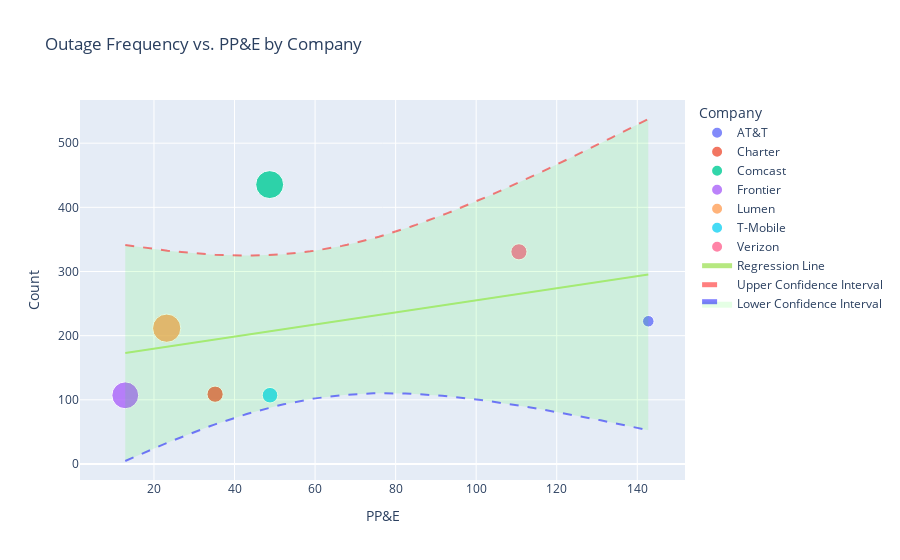

Source (notebook cell):
### Code cell
from visualization import PlotlyVisualizer

vis = PlotlyVisualizer(directory='datasets', filename='prepared_data.csv')
vis.plot_average_outage_vs_ppe(enable_interval=True)

### Figure 1 — Plotly figure (JSON) as saved in the notebook; plotly's stock layout.template omitted (floating-point values rounded to 4 significant figures)
{"data": [{"customdata": [[1.57]], "hovertemplate": "Company=AT&T<br>PP&E=%{x:.2f}<br>Count=%{y:.2f}<br>Outage per PP&E=%{customdata[0]:.2f}<extra></extra>", "legendgroup": "AT&T", "marker": {"color": "#636efa", "opacity": 0.8, "size": [1.57], "sizemode": "area", "sizeref": 0.02355, "symbol": "circle"}, "mode": "markers", "name": "AT&T", "orientation": "v", "showlegend": true, "type": "scatter", "x": [142.7], "xaxis": "x", "y": [222.5], "yaxis": "y"}, {"customdata": [[3.101]], "hovertemplate": "Company=Charter<br>PP&E=%{x:.2f}<br>Count=%{y:.2f}<br>Outage per PP&E=%{customdata[0]:.2f}<extra></extra>", "legendgroup": "Charter", "marker": {"color": "#EF553B", "opacity": 0.8, "size": [3.101], "sizemode": "area", "sizeref": 0.02355, "symbol": "circle"}, "mode": "markers", "name": "Charter", "orientation": "v", "showlegend": true, "type": "scatter", "x": [35.17], "xaxis": "x", "y": [108.8], "yaxis": "y"}, {"customdata": [[9.197]], "hovertemplate": "Company=Comcast<br>PP&E=%{x:.2f}<br>Count=%{y:.2f}<br>Outage per PP&E=%{customdata[0]:.2f}<extra></extra>", "legendgroup": "Comcast", "marker": {"color": "#00cc96", "opacity": 0.8, "size": [9.197], "sizemode": "area", "sizeref": 0.02355, "symbol": "circle"}, "mode": "markers", "name": "Comcast", "orientation": "v", "showlegend": true, "type": "scatter", "x": [48.72], "xaxis": "x", "y": [435.4], "yaxis": "y"}, {"customdata": [[8.496]], "hovertemplate": "Company=Frontier<br>PP&E=%{x:.2f}<br>Count=%{y:.2f}<br>Outage per PP&E=%{customdata[0]:.2f}<extra></extra>", "legendgroup": "Frontier", "marker": {"color": "#ab63fa", "opacity": 0.8, "size": [8.496], "sizemode": "area", "sizeref": 0.02355, "symbol": "circle"}, "mode": "markers", "name": "Frontier", "orientation": "v", "showlegend": true, "type": "scatter", "x": [12.87], "xaxis": "x", "y": [107.0], "yaxis": "y"}, {"customdata": [[9.421]], "hovertemplate": "Company=Lumen<br>PP&E=%{x:.2f}<br>Count=%{y:.2f}<br>Outage per PP&E=%{customdata[0]:.2f}<extra></extra>", "legendgroup": "Lumen", "marker": {"color": "#FFA15A", "opacity": 0.8, "size": [9.421], "sizemode": "area", "sizeref": 0.02355, "symbol": "circle"}, "mode": "markers", "name": "Lumen", "orientation": "v", "showlegend": true, "type": "scatter", "x": [23.16], "xaxis": "x", "y": [211.6], "yaxis": "y"}, {"customdata": [[2.868]], "hovertemplate": "Company=T-Mobile<br>PP&E=%{x:.2f}<br>Count=%{y:.2f}<br>Outage per PP&E=%{customdata[0]:.2f}<extra></extra>", "legendgroup": "T-Mobile", "marker": {"color": "#19d3f3", "opacity": 0.8, "size": [2.868], "sizemode": "area", "sizeref": 0.02355, "symbol": "circle"}, "mode": "markers", "name": "T-Mobile", "orientation": "v", "showlegend": true, "type": "scatter", "x": [48.81], "xaxis": "x", "y": [107.2], "yaxis": "y"}, {"customdata": [[3.075]], "hovertemplate": "Company=Verizon<br>PP&E=%{x:.2f}<br>Count=%{y:.2f}<br>Outage per PP&E=%{customdata[0]:.2f}<extra></extra>", "legendgroup": "Verizon", "marker": {"color": "#FF6692", "opacity": 0.8, "size": [3.075], "sizemode": "area", "sizeref": 0.02355, "symbol": "circle"}, "mode": "markers", "name": "Verizon", "orientation": "v", "showlegend": true, "type": "scatter", "x": [110.6], "xaxis": "x", "y": [330.7], "yaxis": "y"}, {"hoverinfo": "text", "mode": "lines", "name": "Regression Line", "text": ["Predicted Outage Freq. = 0.94 * PP&E + 160.85<br>Correlation coefficient: 0.36<br>Outage Count: 173.0", "Predicted Outage Freq. = 0.94 * PP&E + 160.85<br>Correlation coefficient: 0.36<br>Outage Count: 174.2", "Predicted Outage Freq. = 0.94 * PP&E + 160.85<br>Correlation coefficient: 0.36<br>Outage Count: 175.4", "Predicted Outage Freq. = 0.94 * PP&E + 160.85<br>Correlation coefficient: 0.36<br>Outage Count: 176.7", "Predicted Outage Freq. = 0.94 * PP&E + 160.85<br>Correlation coefficient: 0.36<br>Outage Count: 177.9", "Predicted Outage Freq. = 0.94 * PP&E + 160.85<br>Correlation coefficient: 0.36<br>Outage Count: 179.1", "Predicted Outage Freq. = 0.94 * PP&E + 160.85<br>Correlation coefficient: 0.36<br>Outage Count: 180.4", "Predicted Outage Freq. = 0.94 * PP&E + 160.85<br>Correlation coefficient: 0.36<br>Outage Count: 181.6", "Predicted Outage Freq. = 0.94 * PP&E + 160.85<br>Correlation coefficient: 0.36<br>Outage Count: 182.8", "Predicted Outage Freq. = 0.94 * PP&E + 160.85<br>Correlation coefficient: 0.36<br>Outage Count: 184.1", "Predicted Outage Freq. = 0.94 * PP&E + 160.85<br>Correlation coefficient: 0.36<br>Outage Count: 185.3", "Predicted Outage Freq. = 0.94 * PP&E + 160.85<br>Correlation coefficient: 0.36<br>Outage Count: 186.5", "Predicted Outage Freq. = 0.94 * PP&E + 160.85<br>Correlation coefficient: 0.36<br>Outage Count: 187.8", "Predicted Outage Freq. = 0.94 * PP&E + 160.85<br>Correlation coefficient: 0.36<br>Outage Count: 189.0", "Predicted Outage Freq. = 0.94 * PP&E + 160.85<br>Correlation coefficient: 0.36<br>Outage Count: 190.3", "Predicted Outage Freq. = 0.94 * PP&E + 160.85<br>Correlation coefficient: 0.36<br>Outage Count: 191.5", "Predicted Outage Freq. = 0.94 * PP&E + 160.85<br>Correlation coefficient: 0.36<br>Outage Count: 192.7", "Predicted Outage Freq. = 0.94 * PP&E + 160.85<br>Correlation coefficient: 0.36<br>Outage Count: 194.0", "Predicted Outage Freq. = 0.94 * PP&E + 160.85<br>Correlation coefficient: 0.36<br>Outage Count: 195.2", "Predicted Outage Freq. = 0.94 * PP&E + 160.85<br>Correlation coefficient: 0.36<br>Outage Count: 196.4", "Predicted Outage Freq. = 0.94 * PP&E + 160.85<br>Correlation coefficient: 0.36<br>Outage Count: 197.7", "Predicted Outage Freq. = 0.94 * PP&E + 160.85<br>Correlation coefficient: 0.36<br>Outage Count: 198.9", "Predicted Outage Freq. = 0.94 * PP&E + 160.85<br>Correlation coefficient: 0.36<br>Outage Count: 200.1", "Predicted Outage Freq. = 0.94 * PP&E + 160.85<br>Correlation coefficient: 0.36<br>Outage Count: 201.4", "Predicted Outage Freq. = 0.94 * PP&E + 160.85<br>Correlation coefficient: 0.36<br>Outage Count: 202.6", "Predicted Outage Freq. = 0.94 * PP&E + 160.85<br>Correlation coefficient: 0.36<br>Outage Count: 203.8", "Predicted Outage Freq. = 0.94 * PP&E + 160.85<br>Correlation coefficient: 0.36<br>Outage Count: 205.1", "Predicted Outage Freq. = 0.94 * PP&E + 160.85<br>Correlation coefficient: 0.36<br>Outage Count: 206.3", "Predicted Outage Freq. = 0.94 * PP&E + 160.85<br>Correlation coefficient: 0.36<br>Outage Count: 207.5", "Predicted Outage Freq. = 0.94 * PP&E + 160.85<br>Correlation coefficient: 0.36<br>Outage Count: 208.8", "Predicted Outage Freq. = 0.94 * PP&E + 160.85<br>Correlation coefficient: 0.36<br>Outage Count: 210.0", "Predicted Outage Freq. = 0.94 * PP&E + 160.85<br>Correlation coefficient: 0.36<br>Outage Count: 211.2", "Predicted Outage Freq. = 0.94 * PP&E + 160.85<br>Correlation coefficient: 0.36<br>Outage Count: 212.5", "Predicted Outage Freq. = 0.94 * PP&E + 160.85<br>Correlation coefficient: 0.36<br>Outage Count: 213.7", "Predicted Outage Freq. = 0.94 * PP&E + 160.85<br>Correlation coefficient: 0.36<br>Outage Count: 214.9", "Predicted Outage Freq. = 0.94 * PP&E + 160.85<br>Correlation coefficient: 0.36<br>Outage Count: 216.2", "Predicted Outage Freq. = 0.94 * PP&E + 160.85<br>Correlation coefficient: 0.36<br>Outage Count: 217.4", "Predicted Outage Freq. = 0.94 * PP&E + 160.85<br>Correlation coefficient: 0.36<br>Outage Count: 218.6", "Predicted Outage Freq. = 0.94 * PP&E + 160.85<br>Correlation coefficient: 0.36<br>Outage Count: 219.9", "Predicted Outage Freq. = 0.94 * PP&E + 160.85<br>Correlation coefficient: 0.36<br>Outage Count: 221.1", "Predicted Outage Freq. = 0.94 * PP&E + 160.85<br>Correlation coefficient: 0.36<br>Outage Count: 222.4", "Predicted Outage Freq. = 0.94 * PP&E + 160.85<br>Correlation coefficient: 0.36<br>Outage Count: 223.6", "Predicted Outage Freq. = 0.94 * PP&E + 160.85<br>Correlation coefficient: 0.36<br>Outage Count: 224.8", "Predicted Outage Freq. = 0.94 * PP&E + 160.85<br>Correlation coefficient: 0.36<br>Outage Count: 226.1", "Predicted Outage Freq. = 0.94 * PP&E + 160.85<br>Correlation coefficient: 0.36<br>Outage Count: 227.3", "Predicted Outage Freq. = 0.94 * PP&E + 160.85<br>Correlation coefficient: 0.36<br>Outage Count: 228.5", "Predicted Outage Freq. = 0.94 * PP&E + 160.85<br>Correlation coefficient: 0.36<br>Outage Count: 229.8", "Predicted Outage Freq. = 0.94 * PP&E + 160.85<br>Correlation coefficient: 0.36<br>Outage Count: 231.0", "Predicted Outage Freq. = 0.94 * PP&E + 160.85<br>Correlation coefficient: 0.36<br>Outage Count: 232.2", "Predicted Outage Freq. = 0.94 * PP&E + 160.85<br>Correlation coefficient: 0.36<br>Outage Count: 233.5", "Predicted Outage Freq. = 0.94 * PP&E + 160.85<br>Correlation coefficient: 0.36<br>Outage Count: 234.7", "Predicted Outage Freq. = 0.94 * PP&E + 160.85<br>Correlation coefficient: 0.36<br>Outage Count: 235.9", "Predicted Outage Freq. = 0.94 * PP&E + 160.85<br>Correlation coefficient: 0.36<br>Outage Count: 237.2", "Predicted Outage Freq. = 0.94 * PP&E + 160.85<br>Correlation coefficient: 0.36<br>Outage Count: 238.4", "Predicted Outage Freq. = 0.94 * PP&E + 160.85<br>Correlation coefficient: 0.36<br>Outage Count: 239.6", "Predicted Outage Freq. = 0.94 * PP&E + 160.85<br>Correlation coefficient: 0.36<br>Outage Count: 240.9", "Predicted Outage Freq. = 0.94 * PP&E + 160.85<br>Correlation coefficient: 0.36<br>Outage Count: 242.1", "Predicted Outage Freq. = 0.94 * PP&E + 160.85<br>Correlation coefficient: 0.36<br>Outage Count: 243.3", "Predicted Outage Freq. = 0.94 * PP&E + 160.85<br>Correlation coefficient: 0.36<br>Outage Count: 244.6", "Predicted Outage Freq. = 0.94 * PP&E + 160.85<br>Correlation coefficient: 0.36<br>Outage Count: 245.8", "Predicted Outage Freq. = 0.94 * PP&E + 160.85<br>Correlation coefficient: 0.36<br>Outage Count: 247.0", "Predicted Outage Freq. = 0.94 * PP&E + 160.85<br>Correlation coefficient: 0.36<br>Outage Count: 248.3", "Predicted Outage Freq. = 0.94 * PP&E + 160.85<br>Correlation coefficient: 0.36<br>Outage Count: 249.5", "Predicted Outage Freq. = 0.94 * PP&E + 160.85<br>Correlation coefficient: 0.36<br>Outage Count: 250.7", "Predicted Outage Freq. = 0.94 * PP&E + 160.85<br>Correlation coefficient: 0.36<br>Outage Count: 252.0", "Predicted Outage Freq. = 0.94 * PP&E + 160.85<br>Correlation coefficient: 0.36<br>Outage Count: 253.2", "Predicted Outage Freq. = 0.94 * PP&E + 160.85<br>Correlation coefficient: 0.36<br>Outage Count: 254.5", "Predicted Outage Freq. = 0.94 * PP&E + 160.85<br>Correlation coefficient: 0.36<br>Outage Count: 255.7", "Predicted Outage Freq. = 0.94 * PP&E + 160.85<br>Correlation coefficient: 0.36<br>Outage Count: 256.9", "Predicted Outage Freq. = 0.94 * PP&E + 160.85<br>Correlation coefficient: 0.36<br>Outage Count: 258.2", "Predicted Outage Freq. = 0.94 * PP&E + 160.85<br>Correlation coefficient: 0.36<br>Outage Count: 259.4", "Predicted Outage Freq. = 0.94 * PP&E + 160.85<br>Correlation coefficient: 0.36<br>Outage Count: 260.6", "Predicted Outage Freq. = 0.94 * PP&E + 160.85<br>Correlation coefficient: 0.36<br>Outage Count: 261.9", "Predicted Outage Freq. = 0.94 * PP&E + 160.85<br>Correlation coefficient: 0.36<br>Outage Count: 263.1", "Predicted Outage Freq. = 0.94 * PP&E + 160.85<br>Correlation coefficient: 0.36<br>Outage Count: 264.3", "Predicted Outage Freq. = 0.94 * PP&E + 160.85<br>Correlation coefficient: 0.36<br>Outage Count: 265.6", "Predicted Outage Freq. = 0.94 * PP&E + 160.85<br>Correlation coefficient: 0.36<br>Outage Count: 266.8", "Predicted Outage Freq. = 0.94 * PP&E + 160.85<br>Correlation coefficient: 0.36<br>Outage Count: 268.0", "Predicted Outage Freq. = 0.94 * PP&E + 160.85<br>Correlation coefficient: 0.36<br>Outage Count: 269.3", "Predicted Outage Freq. = 0.94 * PP&E + 160.85<br>Correlation coefficient: 0.36<br>Outage Count: 270.5", "Predicted Outage Freq. = 0.94 * PP&E + 160.85<br>Correlation coefficient: 0.36<br>Outage Count: 271.7", "Predicted Outage Freq. = 0.94 * PP&E + 160.85<br>Correlation coefficient: 0.36<br>Outage Count: 273.0", "Predicted Outage Freq. = 0.94 * PP&E + 160.85<br>Correlation coefficient: 0.36<br>Outage Count: 274.2", "Predicted Outage Freq. = 0.94 * PP&E + 160.85<br>Correlation coefficient: 0.36<br>Outage Count: 275.4", "Predicted Outage Freq. = 0.94 * PP&E + 160.85<br>Correlation coefficient: 0.36<br>Outage Count: 276.7", "Predicted Outage Freq. = 0.94 * PP&E + 160.85<br>Correlation coefficient: 0.36<br>Outage Count: 277.9", "Predicted Outage Freq. = 0.94 * PP&E + 160.85<br>Correlation coefficient: 0.36<br>Outage Count: 279.1", "Predicted Outage Freq. = 0.94 * PP&E + 160.85<br>Correlation coefficient: 0.36<br>Outage Count: 280.4", "Predicted Outage Freq. = 0.94 * PP&E + 160.85<br>Correlation coefficient: 0.36<br>Outage Count: 281.6", "Predicted Outage Freq. = 0.94 * PP&E + 160.85<br>Correlation coefficient: 0.36<br>Outage Count: 282.8", "Predicted Outage Freq. = 0.94 * PP&E + 160.85<br>Correlation coefficient: 0.36<br>Outage Count: 284.1", "Predicted Outage Freq. = 0.94 * PP&E + 160.85<br>Correlation coefficient: 0.36<br>Outage Count: 285.3", "Predicted Outage Freq. = 0.94 * PP&E + 160.85<br>Correlation coefficient: 0.36<br>Outage Count: 286.6", "Predicted Outage Freq. = 0.94 * PP&E + 160.85<br>Correlation coefficient: 0.36<br>Outage Count: 287.8", "Predicted Outage Freq. = 0.94 * PP&E + 160.85<br>Correlation coefficient: 0.36<br>Outage Count: 289.0", "Predicted Outage Freq. = 0.94 * PP&E + 160.85<br>Correlation coefficient: 0.36<br>Outage Count: 290.3", "Predicted Outage Freq. = 0.94 * PP&E + 160.85<br>Correlation coefficient: 0.36<br>Outage Count: 291.5", "Predicted Outage Freq. = 0.94 * PP&E + 160.85<br>Correlation coefficient: 0.36<br>Outage Count: 292.7", "Predicted Outage Freq. = 0.94 * PP&E + 160.85<br>Correlation coefficient: 0.36<br>Outage Count: 294.0", "Predicted Outage Freq. = 0.94 * PP&E + 160.85<br>Correlation coefficient: 0.36<br>Outage Count: 295.2"], "type": "scatter", "x": [12.87, 14.18, 15.49, 16.81, 18.12, 19.43, 20.74, 22.05, 23.36, 24.68, 25.99, 27.3, 28.61, 29.92, 31.24, 32.55, 33.86, 35.17, 36.48, 37.79, 39.11, 40.42, 41.73, 43.04, 44.35, 45.67, 46.98, 48.29, 49.6, 50.91, 52.22, 53.54, 54.85, 56.16, 57.47, 58.78, 60.09, 61.41, 62.72, 64.03, 65.34, 66.65, 67.97, 69.28, 70.59, 71.9, 73.21, 74.52, 75.84, 77.15, 78.46, 79.77, 81.08, 82.4, 83.71, 85.02, 86.33, 87.64, 88.95, 90.27, 91.58, 92.89, 94.2, 95.51, 96.82, 98.14, 99.45, 100.8, 102.1, 103.4, 104.7, 106.0, 107.3, 108.6, 109.9, 111.3, 112.6, 113.9, 115.2, 116.5, 117.8, 119.1, 120.4, 121.7, 123.1, 124.4, 125.7, 127.0, 128.3, 129.6, 130.9, 132.2, 133.6, 134.9, 136.2, 137.5, 138.8, 140.1, 141.4, 142.7], "y": [173.0, 174.2, 175.4, 176.7, 177.9, 179.1, 180.4, 181.6, 182.8, 184.1, 185.3, 186.5, 187.8, 189.0, 190.3, 191.5, 192.7, 194.0, 195.2, 196.4, 197.7, 198.9, 200.1, 201.4, 202.6, 203.8, 205.1, 206.3, 207.5, 208.8, 210.0, 211.2, 212.5, 213.7, 214.9, 216.2, 217.4, 218.6, 219.9, 221.1, 222.4, 223.6, 224.8, 226.1, 227.3, 228.5, 229.8, 231.0, 232.2, 233.5, 234.7, 235.9, 237.2, 238.4, 239.6, 240.9, 242.1, 243.3, 244.6, 245.8, 247.0, 248.3, 249.5, 250.7, 252.0, 253.2, 254.5, 255.7, 256.9, 258.2, 259.4, 260.6, 261.9, 263.1, 264.3, 265.6, 266.8, 268.0, 269.3, 270.5, 271.7, 273.0, 274.2, 275.4, 276.7, 277.9, 279.1, 280.4, 281.6, 282.8, 284.1, 285.3, 286.6, 287.8, 289.0, 290.3, 291.5, 292.7, 294.0, 295.2]}, {"hoverlabel": {"namelength": -1}, "hovertemplate": "Upper Confidence Interval<br>PP&E: %{x:.2f}<br>Outage Count: %{y:.2f}<extra></extra>", "line": {"color": "rgba(255, 0, 0, 0.5)", "dash": "dash"}, "mode": "lines", "name": "Upper Confidence Interval", "showlegend": true, "type": "scatter", "x": [12.87, 14.18, 15.49, 16.81, 18.12, 19.43, 20.74, 22.05, 23.36, 24.68, 25.99, 27.3, 28.61, 29.92, 31.24, 32.55, 33.86, 35.17, 36.48, 37.79, 39.11, 40.42, 41.73, 43.04, 44.35, 45.67, 46.98, 48.29, 49.6, 50.91, 52.22, 53.54, 54.85, 56.16, 57.47, 58.78, 60.09, 61.41, 62.72, 64.03, 65.34, 66.65, 67.97, 69.28, 70.59, 71.9, 73.21, 74.52, 75.84, 77.15, 78.46, 79.77, 81.08, 82.4, 83.71, 85.02, 86.33, 87.64, 88.95, 90.27, 91.58, 92.89, 94.2, 95.51, 96.82, 98.14, 99.45, 100.8, 102.1, 103.4, 104.7, 106.0, 107.3, 108.6, 109.9, 111.3, 112.6, 113.9, 115.2, 116.5, 117.8, 119.1, 120.4, 121.7, 123.1, 124.4, 125.7, 127.0, 128.3, 129.6, 130.9, 132.2, 133.6, 134.9, 136.2, 137.5, 138.8, 140.1, 141.4, 142.7], "y": [341.3, 340.1, 338.9, 337.7, 336.6, 335.5, 334.5, 333.5, 332.5, 331.6, 330.7, 329.9, 329.2, 328.5, 327.8, 327.2, 326.7, 326.2, 325.8, 325.5, 325.2, 325.0, 324.9, 324.9, 324.9, 325.1, 325.3, 325.6, 326.0, 326.5, 327.0, 327.7, 328.5, 329.4, 330.3, 331.4, 332.6, 333.8, 335.2, 336.7, 338.2, 339.9, 341.7, 343.5, 345.5, 347.5, 349.7, 351.9, 354.2, 356.6, 359.1, 361.6, 364.3, 367.0, 369.8, 372.6, 375.5, 378.5, 381.6, 384.7, 387.8, 391.0, 394.3, 397.6, 401.0, 404.4, 407.8, 411.3, 414.9, 418.5, 422.1, 425.7, 429.4, 433.1, 436.9, 440.7, 444.5, 448.3, 452.2, 456.0, 460.0, 463.9, 467.8, 471.8, 475.8, 479.8, 483.9, 487.9, 492.0, 496.1, 500.2, 504.3, 508.4, 512.5, 516.7, 520.9, 525.1, 529.3, 533.5, 537.7]}, {"fill": "tonexty", "fillcolor": "rgba(0, 255, 0, 0.1)", "hoverlabel": {"namelength": -1}, "hovertemplate": "Lower Confidence Interval<br>PP&E: %{x:.2f}<br>Outage Count: %{y:.2f}<extra></extra>", "line": {"color": "rgba(0, 0, 255, 0.5)", "dash": "dash"}, "mode": "lines", "name": "Lower Confidence Interval", "showlegend": true, "type": "scatter", "x": [12.87, 14.18, 15.49, 16.81, 18.12, 19.43, 20.74, 22.05, 23.36, 24.68, 25.99, 27.3, 28.61, 29.92, 31.24, 32.55, 33.86, 35.17, 36.48, 37.79, 39.11, 40.42, 41.73, 43.04, 44.35, 45.67, 46.98, 48.29, 49.6, 50.91, 52.22, 53.54, 54.85, 56.16, 57.47, 58.78, 60.09, 61.41, 62.72, 64.03, 65.34, 66.65, 67.97, 69.28, 70.59, 71.9, 73.21, 74.52, 75.84, 77.15, 78.46, 79.77, 81.08, 82.4, 83.71, 85.02, 86.33, 87.64, 88.95, 90.27, 91.58, 92.89, 94.2, 95.51, 96.82, 98.14, 99.45, 100.8, 102.1, 103.4, 104.7, 106.0, 107.3, 108.6, 109.9, 111.3, 112.6, 113.9, 115.2, 116.5, 117.8, 119.1, 120.4, 121.7, 123.1, 124.4, 125.7, 127.0, 128.3, 129.6, 130.9, 132.2, 133.6, 134.9, 136.2, 137.5, 138.8, 140.1, 141.4, 142.7], "y": [4.641, 8.336, 12.0, 15.62, 19.21, 22.76, 26.28, 29.75, 33.17, 36.55, 39.89, 43.17, 46.4, 49.58, 52.7, 55.76, 58.76, 61.7, 64.57, 67.37, 70.1, 72.76, 75.34, 77.85, 80.27, 82.61, 84.86, 87.02, 89.1, 91.08, 92.97, 94.76, 96.46, 98.05, 99.55, 101.0, 102.3, 103.5, 104.6, 105.6, 106.5, 107.3, 108.0, 108.6, 109.1, 109.5, 109.8, 110.1, 110.3, 110.3, 110.3, 110.2, 110.1, 109.8, 109.5, 109.1, 108.7, 108.2, 107.6, 107.0, 106.3, 105.5, 104.7, 103.9, 103.0, 102.0, 101.1, 100.0, 98.96, 97.85, 96.7, 95.52, 94.3, 93.06, 91.78, 90.47, 89.13, 87.77, 86.38, 84.96, 83.52, 82.06, 80.57, 79.07, 77.54, 76.0, 74.43, 72.85, 71.25, 69.64, 68.01, 66.36, 64.7, 63.03, 61.34, 59.64, 57.92, 56.2, 54.46, 52.71]}], "layout": {"legend": {"itemsizing": "constant", "title": {"text": "Company"}, "tracegroupgap": 0}, "title": {"text": "Outage Frequency vs. PP&E by Company"}, "xaxis": {"anchor": "y", "domain": [0, 1], "title": {"text": "PP&E"}}, "yaxis": {"anchor": "x", "domain": [0, 1], "title": {"text": "Count"}}}}
